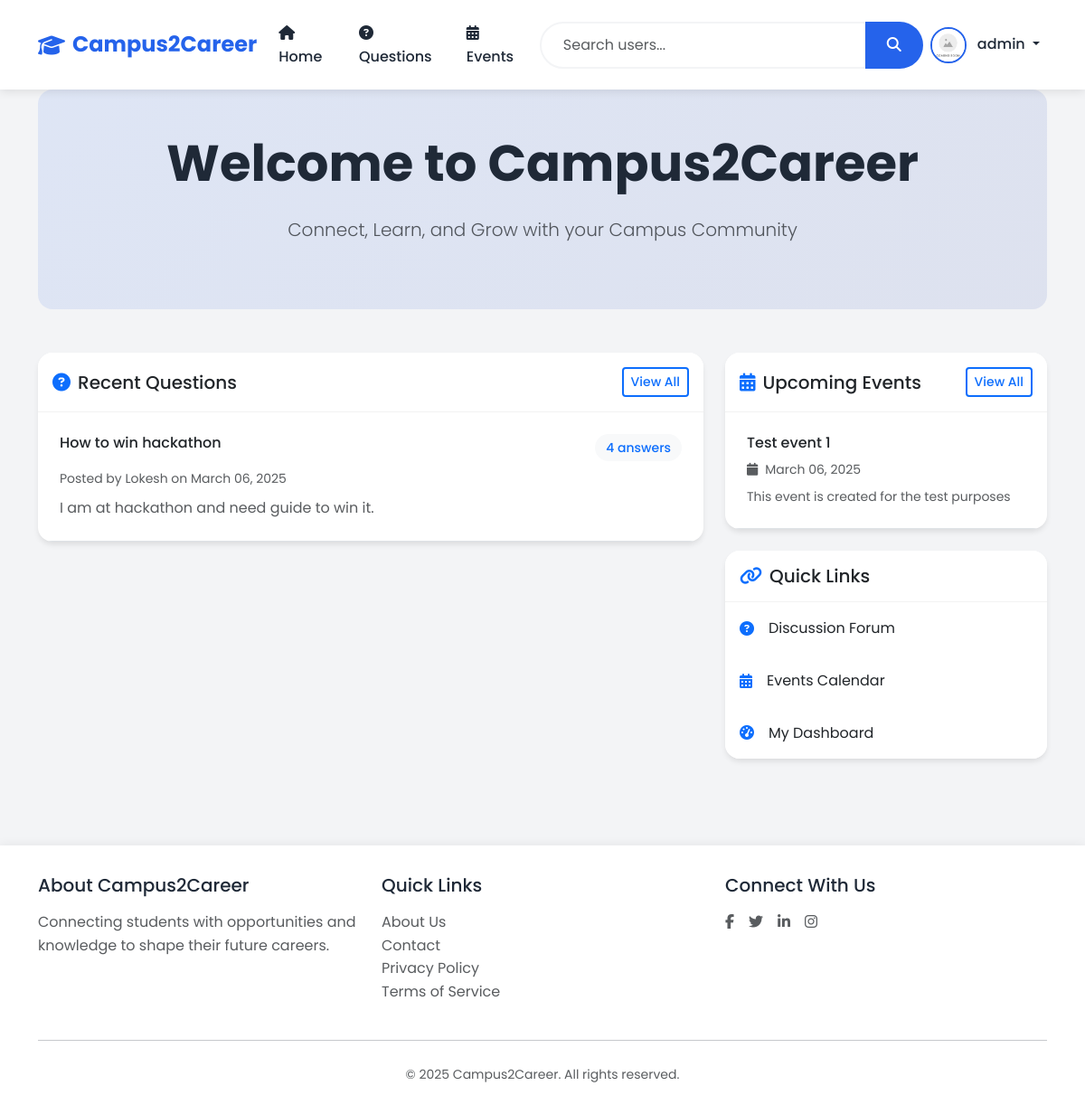
Page / (signed in) on the earlier database version.
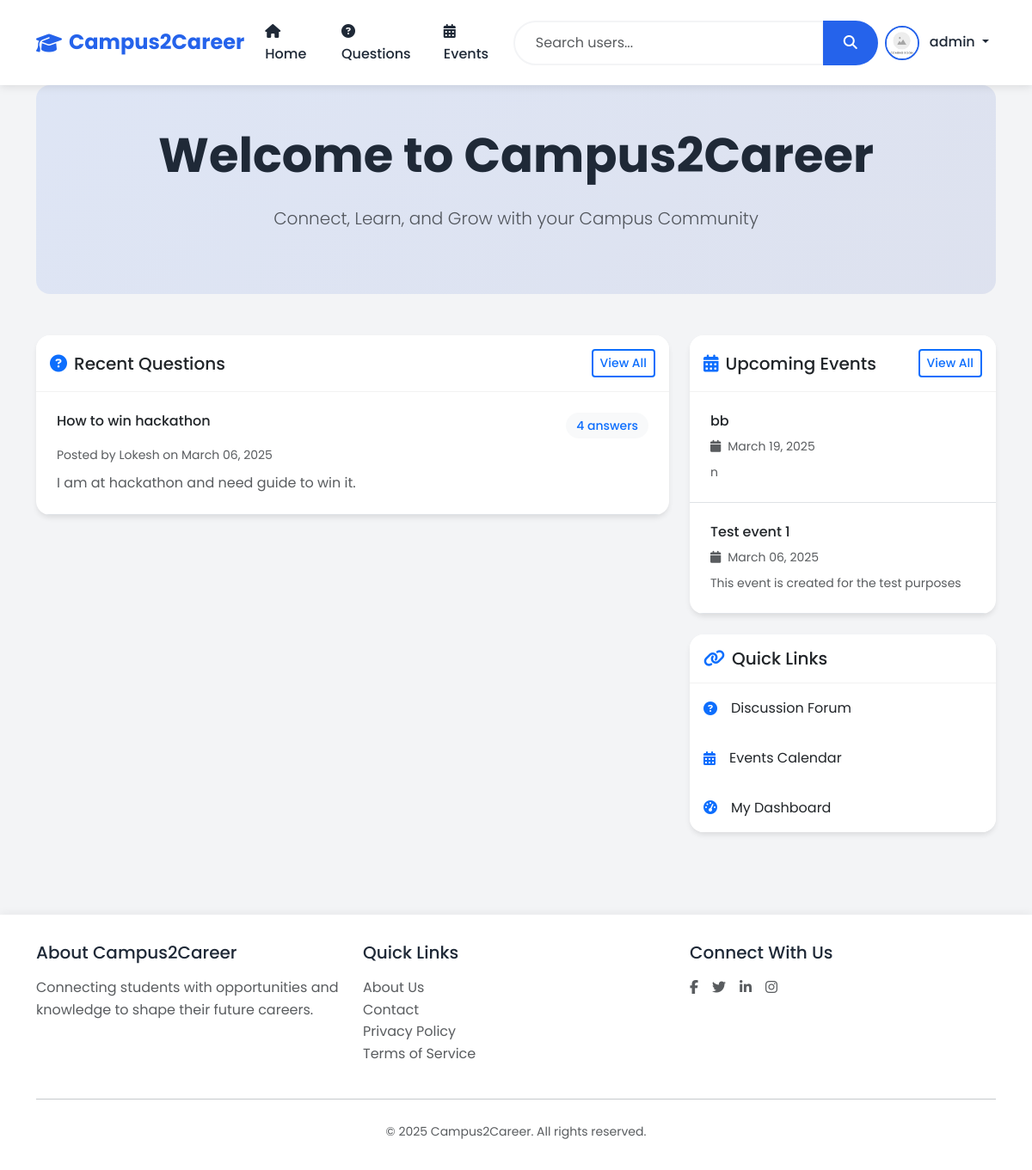
Same page on the later database version.
### models.py (models this page shows, shortened)
class Question(db.Model):
    id = db.Column(db.Integer, primary_key=True)
    title = db.Column(db.String(200), nullable=False)
    content = db.Column(db.Text, nullable=False)
    created_at = db.Column(db.DateTime, default=datetime.utcnow)
    user_id = db.Column(db.Integer, db.ForeignKey('user.id'), nullable=False)
    answers = db.relationship('Answer', backref='question', lazy=True, cascade='all, delete-orphan')

class User(UserMixin, db.Model):
    id = db.Column(db.Integer, primary_key=True)
    username = db.Column(db.String(80), unique=True, nullable=False)
    email = db.Column(db.String(120), unique=True, nullable=False)
    password_hash = db.Column(db.String(128))
    role = db.Column(db.String(20), nullable=False)  # student, alumni, teacher, admin
    contact = db.Column(db.String(15))
    dob = db.Column(db.Date)
    course = db.Column(db.String(50))  # For students
    profile_image = db.Column(db.String(120), default='noimg.jpg')
    created_at = db.Column(db.DateTime, default=datetime.utcnow)
    questions = db.relationship('Question', backref='author', lazy=True)
    answers = db.relationship('Answer', backref='author', lazy=True)
    events = db.relationship('Event', backref='creator', lazy=True)
    jobs = db.relationship('Job', backref='poster', lazy=True)

class Event(db.Model):
    id = db.Column(db.Integer, primary_key=True)
    title = db.Column(db.String(200), nullable=False)
    description = db.Column(db.Text, nullable=False)
    date = db.Column(db.DateTime, nullable=False)
    created_at = db.Column(db.DateTime, default=datetime.utcnow)
    created_by = db.Column(db.Integer, db.ForeignKey('user.id'), nullable=False)

### app.py (the view)
@app.route('/')
def index():
    events = Event.query.order_by(Event.date.desc()).limit(3).all()
    questions = Question.query.order_by(Question.created_at.desc()).limit(5).all()
    return render_template('index.html', events=events, questions=questions)

### app.py (called while the page is built)
@login_manager.user_loader
def load_user(user_id):
    return User.query.get(int(user_id))

### templates/index.html (shortened to what the changed rows need)
{% extends "base.html" %}
{% block content %}
<section class="hero-section text-center py-5 mb-5">
    <div class="container">
        <h1 class="display-4 fw-bold mb-4">Welcome to Campus2Career</h1>
    </div>
</section>
<div class="row g-4">
    <div class="col-lg-8">
        <div class="card">
            <div class="card-body p-0">
                {% if questions %}
                    {% for question in questions %}
                        <div class="p-4 border-bottom">
                            <div class="d-flex justify-content-between align-items-start mb-2">
                                <h4 class="h6 mb-0">
                                    <a href="{{ url_for('question_detail', id=question.id) }}"
                                       class="text-decoration-none text-dark">
                                        {{ question.title }}
                                    </a>
                                </h4>
                                <span class="badge bg-light text-primary">
                                    {{ question.answers|length }} answers
                                </span>
                            </div>
                            <p class="text-muted small mb-2">
                                Posted by {{ question.author.username }} on {{ question.created_at.strftime('%B %d, %Y') }}
                            </p>
                            <p class="mb-0 text-muted">
                                {{ question.content[:200] }}{% if question.content|length > 200 %}...{% endif %}
                            </p>
                        </div>
                    {% endfor %}
                {% endif %}
            </div>
        </div>
    </div>
    <div class="col-lg-4">
        <div class="card mb-4">
            <div class="card-body p-0">
                {% if events %}
                    {% for event in events %}
                        <div class="p-4 border-bottom">
                            <h4 class="h6 mb-2">{{ event.title }}</h4>
                            <p class="text-muted small mb-2">
                                <i class="fas fa-calendar me-2"></i>{{ event.date.strftime('%B %d, %Y') }}
                            </p>
                            <p class="mb-0 text-muted small">
                                {{ event.description[:100] }}{% if event.description|length > 100 %}...{% endif %}
                            </p>
                        </div>
                    {% endfor %}
                {% else %}
                    <div class="text-center py-4">
                        <i class="fas fa-calendar-times fa-2x text-muted mb-2"></i>
                        <p class="text-muted mb-0">No upcoming events.</p>
                    </div>
                {% endif %}
            </div>
        </div>
    </div>
</div>
{% endblock %}

Differences in the rows shown:
added Event: title "bb", date "March 19, 2025", description "n"
